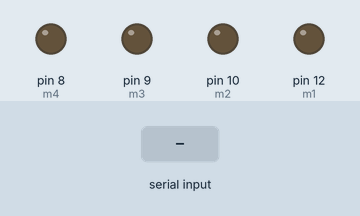
This sketch was run on a simulated Arduino Uno, built with avr-gcc and run on an emulated ATmega328P. Shown: output pins drawn as LEDs (lit = HIGH). The test bench sets the inputs (shaded band).

Above: at 1.2 s.
1.3 s: "1" received over Serial
At 1.9 s:
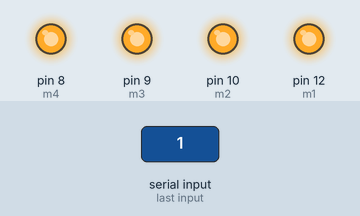
2.8 s: "2" received over Serial
At 4.0 s:
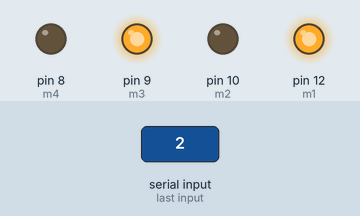
4.3 s: "3" received over Serial
At 5.4 s:
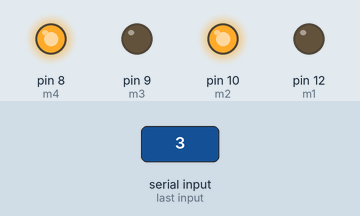
5.8 s: "4" received over Serial
At 6.5 s:
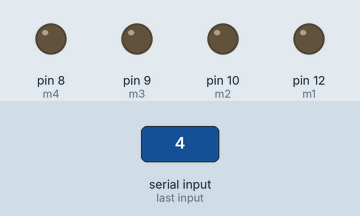
Timing chart, 0 to 8.3 s (numbered marks = the images above; inputs shaded):
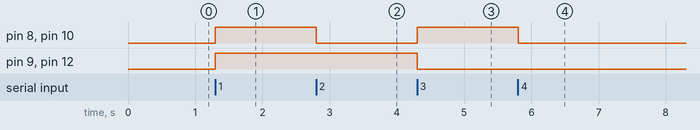

The sketch:

Bluetooth_car.ino
```cpp
int m1=12;
int m2=10;
int m3=9;
int m4=8;
void setup() {
  // put your setup code here, to run once:
  Serial.begin(9600);
pinMode(m1,OUTPUT);
pinMode(m2,OUTPUT);
pinMode(m3,OUTPUT);
pinMode(m4,OUTPUT);
}

void loop() {
  // put your main code here, to run repeatedly:
while(Serial.available()>0){
  char c = Serial.read();
  if(c=='1'){
    digitalWrite(m1,HIGH);
    digitalWrite(m2,HIGH);
    digitalWrite(m3,HIGH);
    digitalWrite(m4,HIGH);
    }
     if(c=='2'){
    digitalWrite(m1,HIGH);
    digitalWrite(m2,LOW);
    digitalWrite(m3,HIGH);
    digitalWrite(m4,LOW);
    }
     if(c=='3'){
    digitalWrite(m1,LOW);
    digitalWrite(m2,HIGH);
    digitalWrite(m3,LOW);
    digitalWrite(m4,HIGH);
    }
     if(c=='4'){
    digitalWrite(m1,LOW);
    digitalWrite(m2,LOW);
    digitalWrite(m3,LOW);
    digitalWrite(m4,LOW);
    }
  }
}
```

Measured:
- after the input at 1.3 s, pin 8 (m4), pin 9 (m3), pin 10 (m2), pin 12 (m1): LOW → HIGH at once
- after the input at 2.8 s, pin 8 (m4), pin 10 (m2): HIGH → LOW at once
- after the input at 4.3 s, pin 8 (m4), pin 10 (m2): LOW → HIGH at once; pin 9 (m3), pin 12 (m1): HIGH → LOW at once
- after the input at 5.8 s, pin 8 (m4), pin 10 (m2): HIGH → LOW at once
